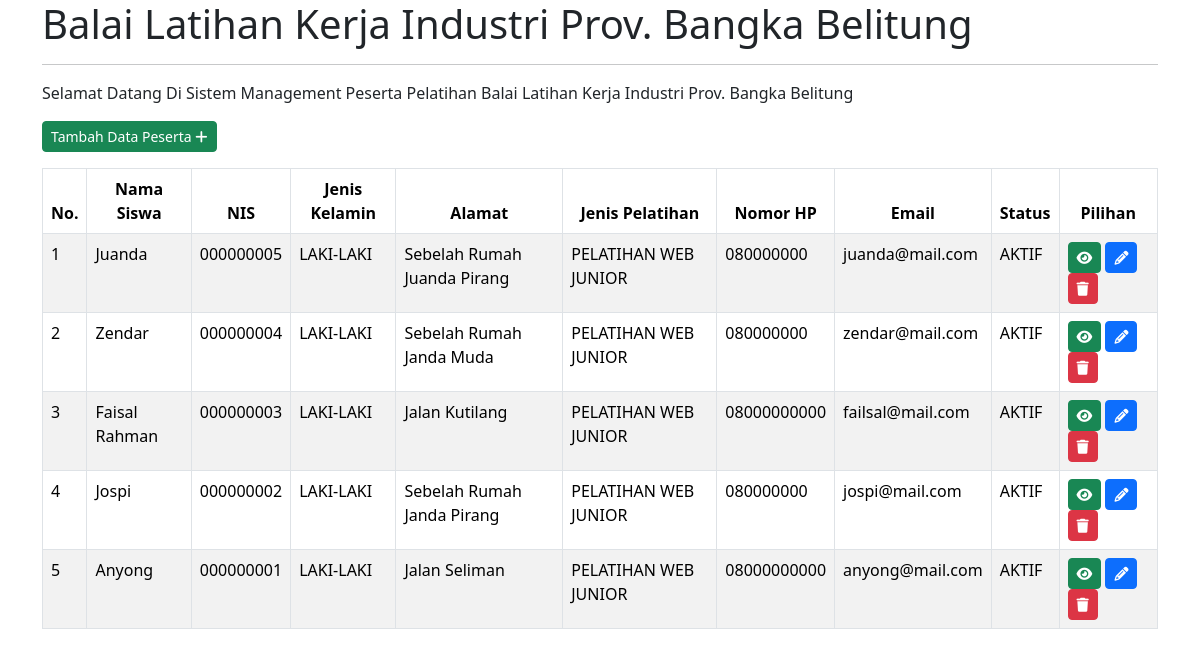
The page / on the database its author committed.
### tables this page shows
CREATE TABLE `daftar_siswa` (
  `Id` int(11) NOT NULL,
  `NamaSiswa` varchar(50) NOT NULL,
  `NIS` varchar(10) NOT NULL DEFAULT '000000000',
  `IdKelas` int(11) NOT NULL,
  `JenisKelamin` enum('LAKI-LAKI', 'PEREMPUAN') NOT NULL,
  `Alamat` text,
  `JenisPelatihan` varchar(30) NOT NULL,
  `NomorHp` varchar(16) NOT NULL,
  `Email` varchar(50) NOT NULL,
  `Status` enum('AKTIF', 'NONAKTIF') NOT NULL
);

### index.php (the view, shortened to what this page needs)
<?php
$title = "Balai Latihan Kerja Industri Prov. Bangka Belitung";
$servername = "localhost";
$username = "root";
$password = "root";
$database = "blki";
$conn = mysqli_connect($servername, $username, $password, $database);
?>
<!DOCTYPE html>
<html lang="en">
<head>
    <link href="https://cdn.jsdelivr.net/npm/bootstrap@5.3.1/dist/css/bootstrap.min.css" rel="stylesheet">
    <link rel="stylesheet" href="https://cdnjs.cloudflare.com/ajax/libs/font-awesome/6.4.2/css/all.min.css" />
</head>
<body>
    <div class="container">
    <h1><?= $title ?></h1>
    <hr>
    <p class="mb-3">Selamat Datang Di Sistem Management Peserta Pelatihan <?= $title ?></p>
    <a href="form.php" class="btn btn-success btn-sm mb-3">Tambah Data Peserta <i class="fa fa-plus"></i></a>
    <table class="table table-bordered table-hover table-striped" width="100%">
        <thead>
            <tr align="center">
                <th>No.</th>
                <th>Nama Siswa</th>
                <th>NIS</th>
                <th>Jenis Kelamin</th>
                <th>Alamat</th>
                <th>Jenis Pelatihan</th>
                <th>Nomor HP</th>
                <th>Email</th>
                <th>Status</th>
                <th>Pilihan</th>
            </tr>
        </thead>
        <tbody>
            <?php
            $query = "SELECT * FROM daftar_siswa ORDER BY Id DESC";
            $eksekusi_kueri = mysqli_query($conn, $query);
            $nomor = 1;
            while ($peserta = mysqli_fetch_array($eksekusi_kueri)) {
            ?>
            <tr>
                <td><?php echo $nomor++; ?></td>
                <td><?php echo $peserta['NamaSiswa']; ?></td>
                <td><?php echo $peserta['NIS']; ?></td>
                <td><?php echo $peserta['JenisKelamin']; ?></td>
                <td><?php echo $peserta['Alamat']; ?></td>
                <td><?php echo $peserta['JenisPelatihan']; ?></td>
                <td><?php echo $peserta['NomorHp']; ?></td>
                <td><?php echo $peserta['Email']; ?></td>
                <td><?php echo $peserta['Status']; ?></td>
                <td>
                    <a href="detail.php?id=<?php echo $peserta['Id'];?>" class="btn btn-success btn-sm"><i class="fa fa-eye"></i></a>
                    <a href="form.php?update=<?php echo $peserta['Id'];?>" class="btn btn-primary btn-sm"><i class="fa fa-pencil"></i></a>
                    <a href="proses.php?aksi=delete" class="btn btn-danger btn-sm"><i class="fa fa-trash"></i></a>
                </td>
            </tr>
            <?php } ?>
        </tbody>
    </table>
    </div>
</body>
</html>

### rows shown on the page
daftar_siswa: NamaSiswa "Juanda", NIS "000000005", JenisKelamin "LAKI-LAKI", Alamat "Sebelah Rumah Juanda Pirang", JenisPelatihan "PELATIHAN WEB JUNIOR", NomorHp "080000000", Email "juanda@mail.com", Status "AKTIF"
daftar_siswa: NamaSiswa "Zendar", NIS "000000004", JenisKelamin "LAKI-LAKI", Alamat "Sebelah Rumah Janda Muda", JenisPelatihan "PELATIHAN WEB JUNIOR", NomorHp "080000000", Email "zendar@mail.com", Status "AKTIF"
daftar_siswa: NamaSiswa "Faisal Rahman", NIS "000000003", JenisKelamin "LAKI-LAKI", Alamat "Jalan Kutilang", JenisPelatihan "PELATIHAN WEB JUNIOR", NomorHp "08000000000", Email "failsal@mail.com", Status "AKTIF"
daftar_siswa: NamaSiswa "Jospi", NIS "000000002", JenisKelamin "LAKI-LAKI", Alamat "Sebelah Rumah Janda Pirang", JenisPelatihan "PELATIHAN WEB JUNIOR", NomorHp "080000000", Email "jospi@mail.com", Status "AKTIF"
daftar_siswa: NamaSiswa "Anyong", NIS "000000001", JenisKelamin "LAKI-LAKI", Alamat "Jalan Seliman", JenisPelatihan "PELATIHAN WEB JUNIOR", NomorHp "08000000000", Email "anyong@mail.com", Status "AKTIF"

### other values the page prints
$title "Balai Latihan Kerja Industri Prov. Bangka Belitung"
